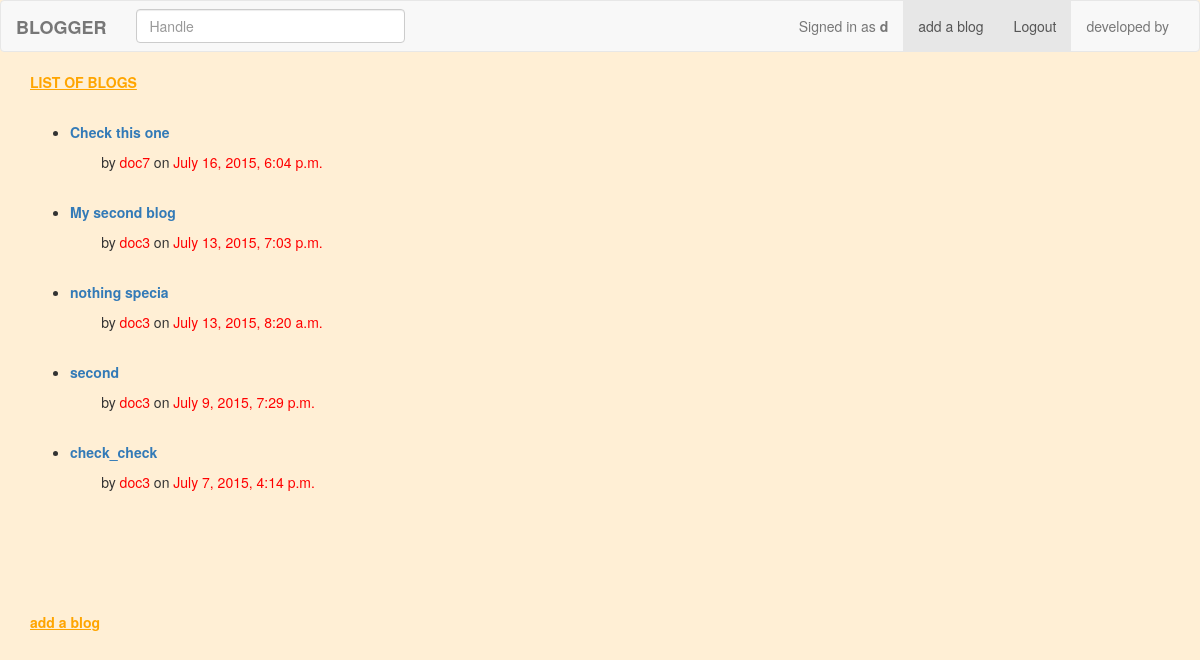
/blogs/list/ (signed in), run on the app's committed database.
### blogs/models.py (models this page shows)
class Post(models.Model):
	title = models.CharField(max_length=64,unique=True)
	date = models.DateTimeField()
	author = models.ForeignKey(Author)
	body = models.TextField()
 	slug=models.SlugField()
 	def save(self,* args, **kwargs) :
		self.slug=slugify(self.title)
		super(Post,self).save(*args, **kwargs)
	def __str__(self):
		return "%s" % (self.title)

class Author(models.Model):
	user = models.OneToOneField(User)
	handle=models.CharField(max_length=30,primary_key=True)
	image=models.ImageField(null=True)
	def __str__(self):
		return "%s" %(self.user.username)

### blogs/views.py (the view)
def index(request) :
	all_posts=Post.objects.all().order_by('-date')
	template_data={'posts':all_posts}
	return render(request,'index.html',template_data)

### templates/index.html (shortened to what this page needs)
{% extends 'base.html' %}
{% load staticfiles %}
{% block block1 %}
<p style="color:orange; margin-left:30px;"><b><u>LIST OF BLOGS</u></b></p>
<div id="list_of_blogs" style="margin-left:30px;margin-top:30px;">
	<ul>
		{% for p in posts %}
		<li>
			<b><a href="/blogs/read_blog/{{ p.slug }}">{{ p.title }} </a></b>
			  	<p>
			  		<p style="display:inline"> &nbsp; &nbsp; &nbsp; &nbsp;
			 		by	<p style="color:red ; display:inline">{{ p.author.handle }} </p>
			 		on  <p style="color:red ; display:inline">{{ p.date }}</p>
					</p>
				</p>
		</li>
		{% endfor %}
	</ul>
</div>
<p style="color:orange;margin-left:30px">
<b><u><a style="color:orange" href="{% url 'add_blog' %}">add a blog</a></u></b>
</p>
{% endblock %}

### templates/base.html (shortened to what this page needs)
<!DOCTYPE html>
<html>
<head>
	<link rel="stylesheet" href='/static/css/bootstrap.one.css'>
</head>
<body style="background-color:#FFEFD5;">
<nav class="navbar navbar-default">
  <div class="container-fluid">
    <div class="navbar-header">
      <a class="navbar-brand" href="{% url 'index' %}"><b>BLOGGER</b></a>
    </div>
    <div class="collapse navbar-collapse" id="bs-example-navbar-collapse-1">
      <ul class="nav navbar-nav navbar-right">
        {% if user.is_authenticated %}
        <p class="navbar-text">Signed in as <b>{{ user.username }}</b></p>
        <li class="active">
        <a href="{% url 'add_blog' %}">add a blog<span class="sr-only">(current)</span></a>
        </li>
        <li class="active">
        <a href="{% url 'logout' %}">Logout<span class="sr-only">(current)</span></a>
        </li>
		{% else %}
        <li><a href="{% url 'login' %}">Login</a></li>
		<li><a href="{% url 'register' %}">Signup</a></li>
        {% endif %}
        <li><a href="{% url 'contact' %}">developed by</a><li>
      </ul>
      <form method="get" action={% url 'search'  %} class="navbar-form navbar-left" >
        <div class="form-group">
          <input type="text" name="handle" size="30" class="form-control" placeholder="Handle">
        </div>
      </form>
    </div>
  </div>
</nav>
<div id="content" >
	{% block block1 %}
	{% endblock %}
</div>
  </body>
</html>

### data on the page
Post: title "Check this one", author.handle "doc7", date "July 16, 2015, 6:04 p.m."
Post: title "My second blog", author.handle "doc3", date "July 13, 2015, 7:03 p.m."
Post: title "nothing specia", author.handle "doc3", date "July 13, 2015, 8:20 a.m."
Post: title "second", author.handle "doc3", date "July 9, 2015, 7:29 p.m."
Post: title "check_check", author.handle "doc3", date "July 7, 2015, 4:14 p.m."

### other printed values
{{ user.username }} "d"
